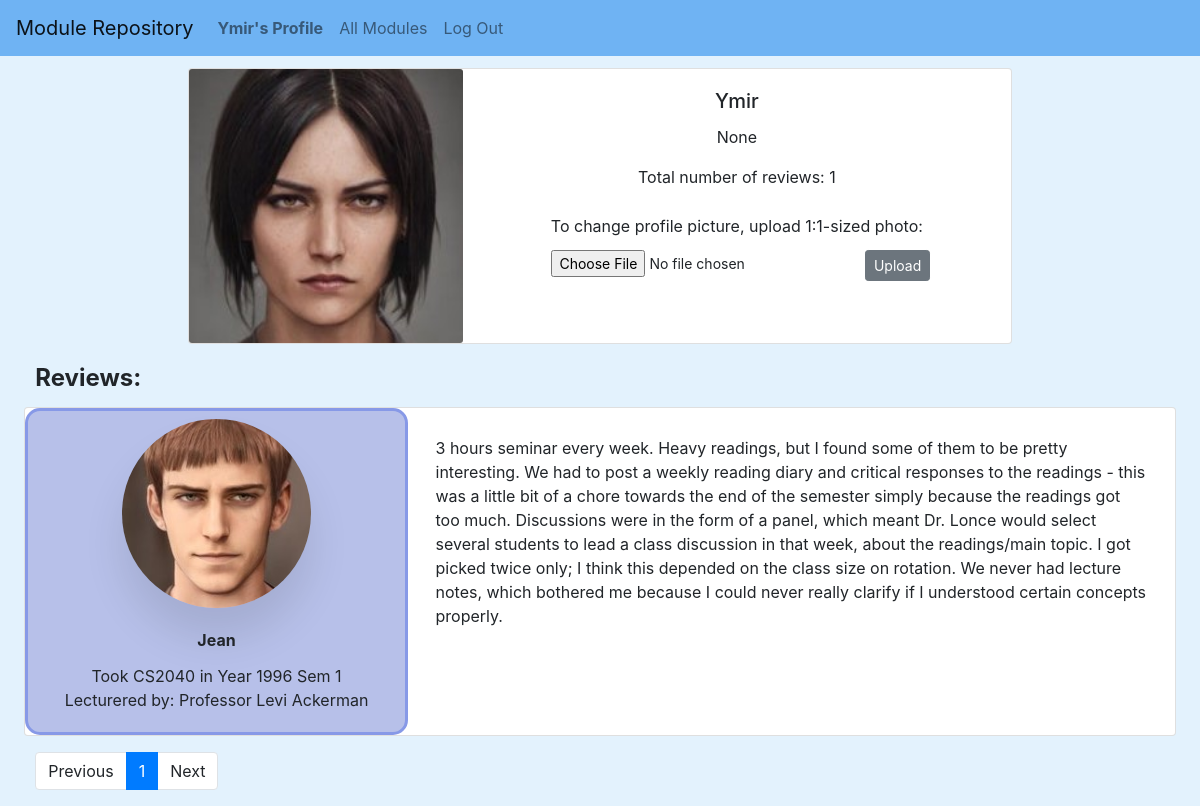
Page /profile/Jean (signed in) on the committed database.
### network/models.py (models this page shows, shortened)
class User(AbstractUser):
    identification = models.CharField(max_length=9, null=True, blank=True)
    photo = models.ImageField(upload_to="images/", default="images/default_image.png")

class Review(models.Model):
    module_code = models.CharField(max_length=30, null=True, blank=True)
    user = models.ForeignKey(User, on_delete=models.CASCADE)
    year = models.IntegerField(blank=True, null=True)
    semester = models.IntegerField(choices=(("1",1),("2",2)), default=1)
    professor = models.CharField(max_length=500, null=True, blank=True)
    review = models.TextField(max_length=5000, null=True, blank=True)

### network/views.py (the view)
# urls.py: path("profile/<str:username>", views.profile, name="profile"),
@login_required
def profile(request, username):
    user = User.objects.get(username=username)
    reviews = Review.objects.all().filter(user=user).order_by('year')
    count = reviews.count()
    paginator = Paginator(reviews, 5)
    if request.GET.get("page") != None:
        try:
            reviews = paginator.page(request.GET.get("page"))
        except:
            reviews = paginator.page(1)
    else:
        reviews = paginator.page(1)
    return render(request, "network/profile.html", {
        "reviews": reviews,
        "total_pages": range(paginator.num_pages),
        "count": count,
    })

### network/templates/network/profile.html (shortened to what this page needs)
{% extends "network/layout.html" %}
{% load static %}
{% block body %}
<div class="create_form">
    <div class="card mb-3 text-center mx-auto" style="max-width: 70%;">
        <div class="row no-gutters">
          <div class="col-md-4">
                <img src="{{ user.photo.url }}"  class="card-img profile_img" />
          </div>
          <div class="col-md-8">
            <div class="card-body">
                <h5 class="card-title" id="username">{{ user.username }}</h5>
                <p class="card-text"> {{ user.identification }}</p>
                <p class="card-text"> Total number of reviews: {{ count }}</p>
            </div>
            <form method="post" enctype="multipart/form-data" id="upload_pic" class="create_form">
                <label for="formFileSm" class="form-label">To change profile picture, upload 1:1-sized photo:</label><br>
                <input class="form-control-sm" id="formFileSm" type="file" />
                <input class="btn btn-secondary btn-sm" type="submit" value="Upload">
            </form>
          </div>
        </div>
      </div>
      <div class="reviews">
        <div class="code">Reviews:</div>
        {% for review in reviews %}
        <div class="card mb-3 mx-auto text-center" style="max-width: 100%;">
            <div class="row no-gutters">
                <div class="col-md-4 profile_summary">
                    <img src="{{ review.user.photo.url }}" class="profile_img_show" style="max-width: 50%;" class="card-img" />
                    <div class="card-body">
                        <div class="center">
                            <div class="card-title"> <strong> {{ review.user.username }} </strong> </div>
                            <div class="card-text"> Took {{ review.module_code }} in Year {{ review.year }} Sem {{ review.semester }} </div>
                            <div class="card-text"> Lecturered by: {{ review.professor }} </div>
                        </div>
                    </div>
                </div>
                <div class="col-md-8">
                    <div class="card-body">
                        <div class="edit_review" id="{{review.id}}">
                            <div class="text"> {{ review.review }} </div>
                        </div>
                    </div>
                </div>
            </div>
          </div>
        {% endfor %}
        <nav aria-label="">
            <ul class="pagination">
                {% if reviews.has_previous %}
                <li class="page-item">
                    <a class="page-link" href="?page={{ reviews.previous_page_number }}">Previous</a>
                </li>
                {% else %}
                <li class="page-item inactive">
                    <a class="page-link">Previous</a>
                </li>
                {% endif %}
                {% for page_number in total_pages %}
                    {% if reviews.number == forloop.counter %}
                        <li class="page-item active"> <a class="page-link" href="?page={{ forloop.counter }}"> {{ forloop.counter }}</a> </li>
                    {% else %}
                        <li class="page-item"> <a class="page-link" href="?page={{ forloop.counter }}"> {{ forloop.counter }}</a> </li>
                    {% endif %}
                {% endfor %}
                {% if reviews.has_next %}
                <li class="page-item">
                    <a class="page-link" href="?page={{ reviews.next_page_number }}">Next</a>
                </li>
                {% else %}
                <li class="page-item inactive">
                    <a class="page-link">Next</a>
                </li>
                {% endif %}
            </ul>
        </nav>
    </div>
</div>
{% endblock %}

### network/templates/network/layout.html (shortened to what this page needs)
{% load static %}
<!DOCTYPE html>
<html lang="en">
    <head>
        <link rel="stylesheet"
            href="https://stackpath.bootstrapcdn.com/bootstrap/4.4.1/css/bootstrap.min.css"
        >
        <link href="{% static 'network/styles.css' %}" rel="stylesheet">
    </head>
    <body id="body">
        <nav class="navbar navbar-expand-lg navbar-light" style="background-color: #6fb3f3;" >
            <a class="navbar-brand">Module Repository</a>
            <div>
              <ul class="navbar-nav mr-auto">
                {% if user.is_authenticated %}
                    <li class="nav-item">
                        <a class="nav-link" href="/profile/{{user.username}}"><strong> {{ user.username }}'s Profile</strong></a>
                    </li>
                    <li class="nav-item">
                        <a class="nav-link" href="{% url 'index' %}">All Modules</a>
                    </li>
                    <li class="nav-item">
                        <a class="nav-link" href="{% url 'logout' %}">Log Out</a>
                    </li>
                {% endif %}
              </ul>
            </div>
          </nav>
        <div class="body">
            {% block body %}
            {% endblock %}
        </div>
    </body>
</html>

### network/static/network/styles.css (style rules this page uses)
#body { background-color: #e3f2fd; }
.center { text-align: center; }
.create_form { margin: 1%; }
.profile_summary { border-radius: 15px; border-style: solid; border-width: medium; border-color: rgb(135, 153, 231); background-color: rgb(183, 192, 233); }
.profile_img_show { margin-top: 2%; border-radius: 50%; box-shadow: 0 30px 40px rgba(0,0,0,.1); }
.code { font-weight: bold; font-size: x-large; }
.reviews { margin: 1%; }
.reviews > * { margin: 1%; }
.edit_review > .text { margin: 1%; }
.text { text-align: left; }

### rows in the picture
User: username "Ymir", photo (picture), identification "None"
Review: user.photo (picture), user.username "Jean", module_code "CS2040", year "1996", semester "1", professor "Professor Levi Ackerman", review "3 hours seminar every week. Heavy readings, but I found some of them to be pretty interesting. We had to post a weekly reading diary and critical responses to the readings - this was a little bit of a chore towards the end of the semester simply because the readings got too much. Discussions were in the form of a panel, which meant Dr. Lonce would select several students to lead a class discussion in that week, about the readings/main topic. I got picked twice only; I think this depended on the class size on rotation. We never had lecture notes, which bothered me because I could never really clarify if I understood certain concepts properly."

### other values in the picture
{{ count }} "1"
